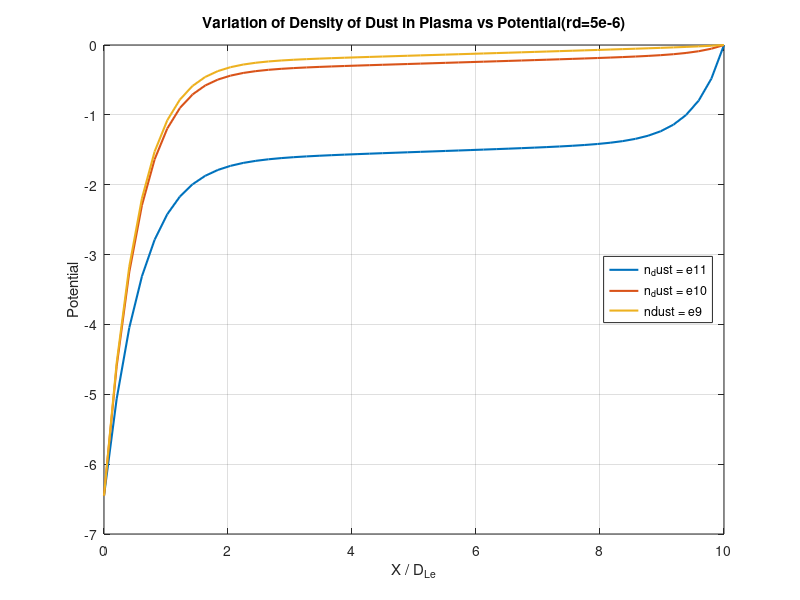

Here is the MATLAB script that generated this plot:
load ("OML_e11nd5e-6.mat")
plot(X/DLe, phi, 'LineWidth', 1.5)
hold on

load ("OML_e10nd5e-6.mat")
plot(X/DLe, phi, 'LineWidth', 1.5)

load ("OML_e9nd.mat")
plot(X/DLe, phi, 'LineWidth', 1.5)

legend('n_dust = e11', 'n_dust = e10',"ndust = e9", 'Location', "East")
xlabel('X / D_{Le}')
ylabel('Potential')
grid on
title("Variation of Density of Dust in Plasma vs Potential(rd=5e-6)")
saveas(gcf, 'Variation of Dust Density for Plasma_Potential.png')
